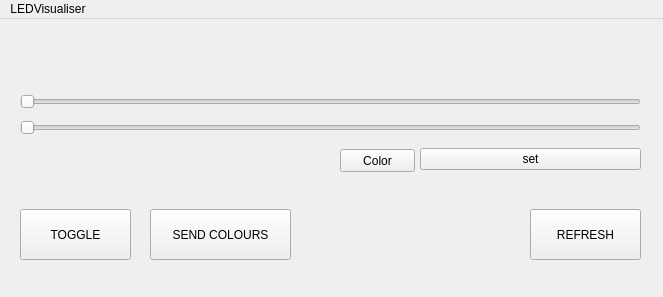
<?xml version="1.0" encoding="UTF-8"?>
<ui version="4.0">
 <class>LEDVisualiser</class>
 <widget class="QMainWindow" name="LEDVisualiser">
  <property name="geometry">
   <rect>
    <x>0</x>
    <y>0</y>
    <width>663</width>
    <height>297</height>
   </rect>
  </property>
  <property name="sizePolicy">
   <sizepolicy hsizetype="Fixed" vsizetype="Fixed">
    <horstretch>0</horstretch>
    <verstretch>0</verstretch>
   </sizepolicy>
  </property>
  <property name="minimumSize">
   <size>
    <width>663</width>
    <height>297</height>
   </size>
  </property>
  <property name="maximumSize">
   <size>
    <width>663</width>
    <height>297</height>
   </size>
  </property>
  <property name="windowTitle">
   <string>LEDVisualiser</string>
  </property>
  <widget class="QWidget" name="centralwidget">
   <widget class="QPushButton" name="toggleButton">
    <property name="geometry">
     <rect>
      <x>20</x>
      <y>190</y>
      <width>111</width>
      <height>51</height>
     </rect>
    </property>
    <property name="text">
     <string>TOGGLE</string>
    </property>
   </widget>
   <widget class="QLabel" name="gradient">
    <property name="geometry">
     <rect>
      <x>20</x>
      <y>10</y>
      <width>621</width>
      <height>51</height>
     </rect>
    </property>
    <property name="styleSheet">
     <string notr="true">* {color: qlineargradient(spread:pad, x1:0 y1:0, x2:1 y2:0, stop:0 rgba(0, 0, 0, 255), stop:1 rgba(255, 255, 255, 255));background: qlineargradient( x1:0 y1:0, x2:1 y2:0,stop:0 rgba(255,255,255,0),stop:0.01 rgba(255,255,255,0),stop:0.021 rgba(255,255,255,0),stop:0.031 rgba(255,255,255,0),stop:0.042 rgba(255,255,255,0),stop:0.052 rgba(255,255,255,0),stop:0.063 rgba(255,255,255,0),stop:0.073 rgba(255,255,255,0),stop:0.084 rgba(255,255,255,0),stop:0.094 rgba(255,255,255,0),stop:0.1 rgba(255,255,255,0),stop:0.12 rgba(255,255,255,0),stop:0.13 rgba(255,255,255,0),stop:0.14 rgba(255,255,255,0),stop:0.15 rgba(255,255,255,0),stop:0.16 rgba(255,255,255,0),stop:0.17 rgba(255,255,255,0),stop:0.18 rgba(255,255,255,0),stop:0.19 rgba(255,255,255,0),stop:0.2 rgba(255,255,255,0),stop:0.21 rgba(255,255,255,0),stop:0.22 rgba(255,255,255,0),stop:0.23 rgba(255,255,255,0),stop:0.24 rgba(255,255,255,0),stop:0.25 rgba(255,255,255,0),stop:0.26 rgba(255,255,255,0),stop:0.27 rgba(255,255,255,0),stop:0.28 rgba(255,255,255,0),stop:0.29 rgba(255,255,255,0),stop:0.3 rgba(255,255,255,0),stop:0.31 rgba(255,255,255,0),stop:0.32 rgba(255,255,255,0),stop:0.34 rgba(255,255,255,0),stop:0.35 rgba(255,255,255,0),stop:0.36 rgba(255,255,255,0),stop:0.37 rgba(255,255,255,0),stop:0.38 rgba(255,255,255,0),stop:0.39 rgba(255,255,255,0),stop:0.4 rgba(255,255,255,0),stop:0.41 rgba(255,255,255,0),stop:0.42 rgba(255,255,255,0),stop:0.43 rgba(255,255,255,0),stop:0.44 rgba(255,255,255,0),stop:0.45 rgba(255,255,255,0),stop:0.46 rgba(255,255,255,0),stop:0.47 rgba(255,255,255,0),stop:0.48 rgba(255,255,255,0),stop:0.49 rgba(255,255,255,0),stop:0.5 rgba(255,255,255,0),stop:0.51 rgba(255,255,255,0),stop:0.52 rgba(255,255,255,0),stop:0.53 rgba(255,255,255,0),stop:0.54 rgba(255,255,255,0),stop:0.55 rgba(255,255,255,0),stop:0.57 rgba(255,255,255,0),stop:0.58 rgba(255,255,255,0),stop:0.59 rgba(255,255,255,0),stop:0.6 rgba(255,255,255,0),stop:0.61 rgba(255,255,255,0),stop:0.62 rgba(255,255,255,0),stop:0.63 rgba(255,255,255,0),stop:0.64 rgba(255,255,255,0),stop:0.65 rgba(255,255,255,0),stop:0.66 rgba(255,255,255,0),stop:0.67 rgba(255,255,255,0),stop:0.68 rgba(255,255,255,0),stop:0.69 rgba(255,255,255,0),stop:0.7 rgba(255,255,255,0),stop:0.71 rgba(255,255,255,0),stop:0.72 rgba(255,255,255,0),stop:0.73 rgba(255,255,255,0),stop:0.74 rgba(255,255,255,0),stop:0.75 rgba(255,255,255,0),stop:0.76 rgba(255,255,255,0),stop:0.77 rgba(255,255,255,0),stop:0.79 rgba(255,255,255,0),stop:0.8 rgba(255,255,255,0),stop:0.81 rgba(255,255,255,0),stop:0.82 rgba(255,255,255,0),stop:0.83 rgba(255,255,255,0),stop:0.84 rgba(255,255,255,0),stop:0.85 rgba(255,255,255,0),stop:0.86 rgba(255,255,255,0),stop:0.87 rgba(255,255,255,0),stop:0.88 rgba(255,255,255,0),stop:0.89 rgba(255,255,255,0),stop:0.9 rgba(255,255,255,0),stop:0.91 rgba(255,255,255,0),stop:0.92 rgba(255,255,255,0),stop:0.93 rgba(255,255,255,0),stop:0.94 rgba(255,255,255,0),stop:0.95 rgba(255,255,255,0),stop:0.96 rgba(255,255,255,0),stop:0.97 rgba(255,255,255,0),stop:0.98 rgba(255,255,255,0),stop:0.99 rgba(255,255,255,0),stop:1 rgba(0,0,0,0));}
</string>
    </property>
    <property name="text">
     <string/>
    </property>
   </widget>
   <widget class="QPushButton" name="sendNewColButton">
    <property name="geometry">
     <rect>
      <x>150</x>
      <y>190</y>
      <width>141</width>
      <height>51</height>
     </rect>
    </property>
    <property name="text">
     <string>SEND COLOURS</string>
    </property>
   </widget>
   <widget class="QPushButton" name="updateLocalGrad">
    <property name="geometry">
     <rect>
      <x>530</x>
      <y>190</y>
      <width>111</width>
      <height>51</height>
     </rect>
    </property>
    <property name="text">
     <string>REFRESH</string>
    </property>
   </widget>
   <widget class="QWidget" name="layoutWidget">
    <property name="geometry">
     <rect>
      <x>420</x>
      <y>120</y>
      <width>221</width>
      <height>41</height>
     </rect>
    </property>
    <layout class="QGridLayout" name="gridLayout">
     <item row="0" column="0">
      <widget class="QPushButton" name="setRangeColor">
       <property name="text">
        <string>set</string>
       </property>
      </widget>
     </item>
    </layout>
   </widget>
   <widget class="QWidget" name="layoutWidget">
    <property name="geometry">
     <rect>
      <x>20</x>
      <y>70</y>
      <width>621</width>
      <height>52</height>
     </rect>
    </property>
    <layout class="QGridLayout" name="gridLayout_2">
     <item row="0" column="0">
      <widget class="QSlider" name="fromSlider">
       <property name="maximum">
        <number>191</number>
       </property>
       <property name="orientation">
        <enum>Qt::Horizontal</enum>
       </property>
      </widget>
     </item>
     <item row="1" column="0">
      <widget class="QSlider" name="toSlider">
       <property name="maximum">
        <number>191</number>
       </property>
       <property name="orientation">
        <enum>Qt::Horizontal</enum>
       </property>
      </widget>
     </item>
    </layout>
   </widget>
   <widget class="QPushButton" name="openColorBtn">
    <property name="geometry">
     <rect>
      <x>340</x>
      <y>130</y>
      <width>75</width>
      <height>23</height>
     </rect>
    </property>
    <property name="text">
     <string>Color</string>
    </property>
   </widget>
  </widget>
  <widget class="QMenuBar" name="menubar">
   <property name="geometry">
    <rect>
     <x>0</x>
     <y>0</y>
     <width>663</width>
     <height>21</height>
    </rect>
   </property>
   <widget class="QMenu" name="menuLEDVisualiser">
    <property name="title">
     <string>LEDVisualiser</string>
    </property>
    <addaction name="actionAbout"/>
   </widget>
   <addaction name="menuLEDVisualiser"/>
  </widget>
  <action name="actionAbout">
   <property name="text">
    <string>About</string>
   </property>
  </action>
 </widget>
 <resources/>
 <connections/>
</ui>
